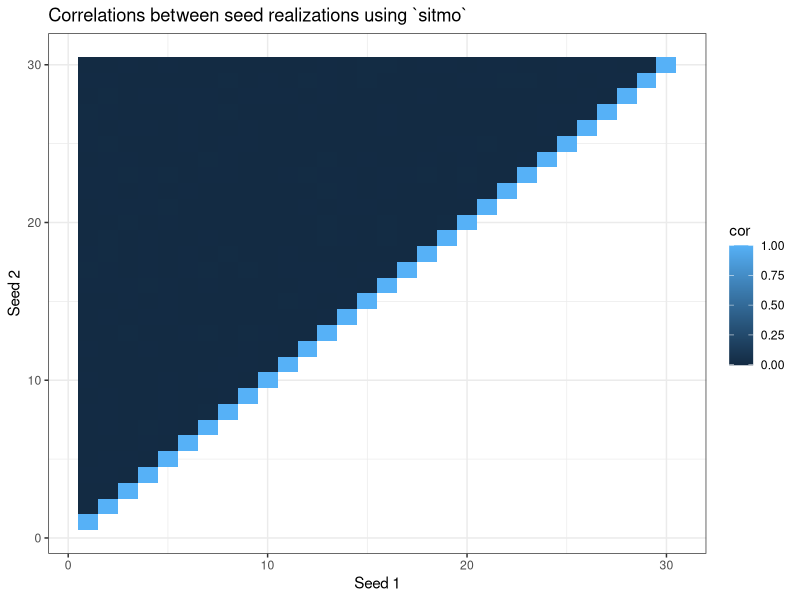

The R script that drew this image:
## ----setup, include=FALSE-----------------------------------------------------
knitr::opts_chunk$set(echo = TRUE)

## ----correlation--------------------------------------------------------------
# Load packages
library(ggplot2)
library(sitmo)

# Number of Observations to Generate
n = 1e6

# Number of seeds to try (1 ... S)
nseeds = 30

# Storage for seed number and the correlation of the realizations between generators. 
cppdf = data.frame(s1 = numeric(nseeds), s2 = numeric(nseeds),
                   cor = numeric(nseeds), stringsAsFactors = F)

# Generate observations under the seeds
count = 0
for(i in seq_len(nseeds)){
  for(j in i:nseeds){
    u1 = runif_sitmo(n, 0.0, 1.0, i)
    u2 = runif_sitmo(n, 0.0, 1.0, j)
    count = count + 1
    cppdf[count,] = c(i, j, cor(u1,u2))
  }
}

## ----corr_plot, fig.width = 7, fig.height = 4---------------------------------
# Create Correlation Plot
ggplot(cppdf) + geom_tile(aes(x = s1, y = s2, fill = cor)) +
  xlab("Seed 1") + ylab("Seed 2") + 
  ggtitle("Correlations between seed realizations using `sitmo`") + theme_bw()
